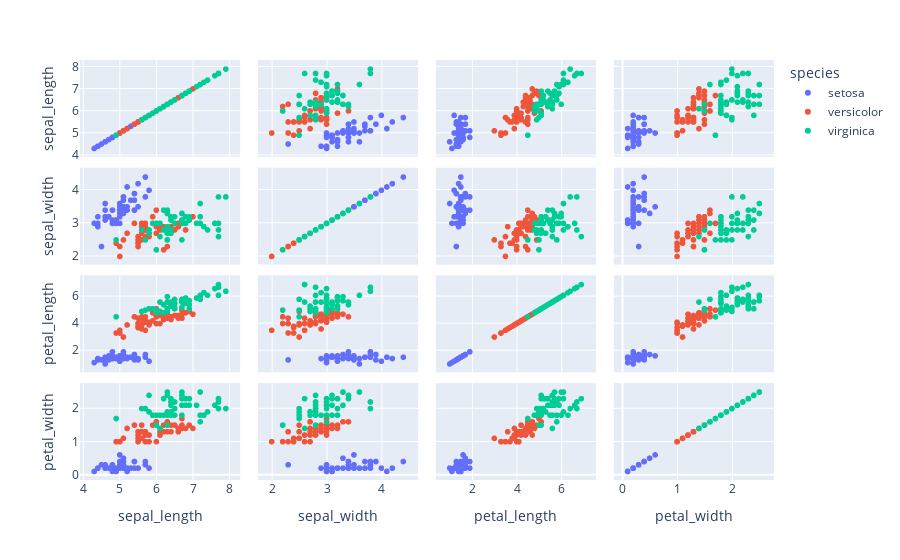

Source (notebook cell):
### Markdown cell above
**PLOTLY** (very useful library for **interactive** data visualization)

### Code cell
df = px.data.iris()
fig = px.scatter_matrix(df,
    dimensions=["sepal_length", "sepal_width", "petal_length", "petal_width"],
    color="species")
fig.show()

### Figure 1 — Plotly figure (JSON) as saved in the notebook; plotly's stock layout.template omitted (floating-point values rounded to 4 significant figures)
{"data": [{"dimensions": [{"axis": {"matches": true}, "label": "sepal_length", "values": [5.1, 4.9, 4.7, 4.6, 5, 5.4, 4.6, 5, 4.4, 4.9, 5.4, 4.8, 4.8, 4.3, 5.8, 5.7, 5.4, 5.1, 5.7, 5.1, 5.4, 5.1, 4.6, 5.1, 4.8, 5, 5, 5.2, 5.2, 4.7, 4.8, 5.4, 5.2, 5.5, 4.9, 5, 5.5, 4.9, 4.4, 5.1, 5, 4.5, 4.4, 5, 5.1, 4.8, 5.1, 4.6, 5.3, 5]}, {"axis": {"matches": true}, "label": "sepal_width", "values": [3.5, 3, 3.2, 3.1, 3.6, 3.9, 3.4, 3.4, 2.9, 3.1, 3.7, 3.4, 3, 3, 4, 4.4, 3.9, 3.5, 3.8, 3.8, 3.4, 3.7, 3.6, 3.3, 3.4, 3, 3.4, 3.5, 3.4, 3.2, 3.1, 3.4, 4.1, 4.2, 3.1, 3.2, 3.5, 3.1, 3, 3.4, 3.5, 2.3, 3.2, 3.5, 3.8, 3, 3.8, 3.2, 3.7, 3.3]}, {"axis": {"matches": true}, "label": "petal_length", "values": [1.4, 1.4, 1.3, 1.5, 1.4, 1.7, 1.4, 1.5, 1.4, 1.5, 1.5, 1.6, 1.4, 1.1, 1.2, 1.5, 1.3, 1.4, 1.7, 1.5, 1.7, 1.5, 1, 1.7, 1.9, 1.6, 1.6, 1.5, 1.4, 1.6, 1.6, 1.5, 1.5, 1.4, 1.5, 1.2, 1.3, 1.5, 1.3, 1.5, 1.3, 1.3, 1.3, 1.6, 1.9, 1.4, 1.6, 1.4, 1.5, 1.4]}, {"axis": {"matches": true}, "label": "petal_width", "values": [0.2, 0.2, 0.2, 0.2, 0.2, 0.4, 0.3, 0.2, 0.2, 0.1, 0.2, 0.2, 0.1, 0.1, 0.2, 0.4, 0.4, 0.3, 0.3, 0.3, 0.2, 0.4, 0.2, 0.5, 0.2, 0.2, 0.4, 0.2, 0.2, 0.2, 0.2, 0.4, 0.1, 0.2, 0.1, 0.2, 0.2, 0.1, 0.2, 0.2, 0.3, 0.3, 0.2, 0.6, 0.4, 0.3, 0.2, 0.2, 0.2, 0.2]}], "hovertemplate": "species=setosa<br>%{xaxis.title.text}=%{x}<br>%{yaxis.title.text}=%{y}<extra></extra>", "legendgroup": "setosa", "marker": {"color": "#636efa", "symbol": "circle"}, "name": "setosa", "showlegend": true, "type": "splom"}, {"dimensions": [{"axis": {"matches": true}, "label": "sepal_length", "values": [7, 6.4, 6.9, 5.5, 6.5, 5.7, 6.3, 4.9, 6.6, 5.2, 5, 5.9, 6, 6.1, 5.6, 6.7, 5.6, 5.8, 6.2, 5.6, 5.9, 6.1, 6.3, 6.1, 6.4, 6.6, 6.8, 6.7, 6, 5.7, 5.5, 5.5, 5.8, 6, 5.4, 6, 6.7, 6.3, 5.6, 5.5, 5.5, 6.1, 5.8, 5, 5.6, 5.7, 5.7, 6.2, 5.1, 5.7]}, {"axis": {"matches": true}, "label": "sepal_width", "values": [3.2, 3.2, 3.1, 2.3, 2.8, 2.8, 3.3, 2.4, 2.9, 2.7, 2, 3, 2.2, 2.9, 2.9, 3.1, 3, 2.7, 2.2, 2.5, 3.2, 2.8, 2.5, 2.8, 2.9, 3, 2.8, 3, 2.9, 2.6, 2.4, 2.4, 2.7, 2.7, 3, 3.4, 3.1, 2.3, 3, 2.5, 2.6, 3, 2.6, 2.3, 2.7, 3, 2.9, 2.9, 2.5, 2.8]}, {"axis": {"matches": true}, "label": "petal_length", "values": [4.7, 4.5, 4.9, 4, 4.6, 4.5, 4.7, 3.3, 4.6, 3.9, 3.5, 4.2, 4, 4.7, 3.6, 4.4, 4.5, 4.1, 4.5, 3.9, 4.8, 4, 4.9, 4.7, 4.3, 4.4, 4.8, 5, 4.5, 3.5, 3.8, 3.7, 3.9, 5.1, 4.5, 4.5, 4.7, 4.4, 4.1, 4, 4.4, 4.6, 4, 3.3, 4.2, 4.2, 4.2, 4.3, 3, 4.1]}, {"axis": {"matches": true}, "label": "petal_width", "values": [1.4, 1.5, 1.5, 1.3, 1.5, 1.3, 1.6, 1, 1.3, 1.4, 1, 1.5, 1, 1.4, 1.3, 1.4, 1.5, 1, 1.5, 1.1, 1.8, 1.3, 1.5, 1.2, 1.3, 1.4, 1.4, 1.7, 1.5, 1, 1.1, 1, 1.2, 1.6, 1.5, 1.6, 1.5, 1.3, 1.3, 1.3, 1.2, 1.4, 1.2, 1, 1.3, 1.2, 1.3, 1.3, 1.1, 1.3]}], "hovertemplate": "species=versicolor<br>%{xaxis.title.text}=%{x}<br>%{yaxis.title.text}=%{y}<extra></extra>", "legendgroup": "versicolor", "marker": {"color": "#EF553B", "symbol": "circle"}, "name": "versicolor", "showlegend": true, "type": "splom"}, {"dimensions": [{"axis": {"matches": true}, "label": "sepal_length", "values": [6.3, 5.8, 7.1, 6.3, 6.5, 7.6, 4.9, 7.3, 6.7, 7.2, 6.5, 6.4, 6.8, 5.7, 5.8, 6.4, 6.5, 7.7, 7.7, 6, 6.9, 5.6, 7.7, 6.3, 6.7, 7.2, 6.2, 6.1, 6.4, 7.2, 7.4, 7.9, 6.4, 6.3, 6.1, 7.7, 6.3, 6.4, 6, 6.9, 6.7, 6.9, 5.8, 6.8, 6.7, 6.7, 6.3, 6.5, 6.2, 5.9]}, {"axis": {"matches": true}, "label": "sepal_width", "values": [3.3, 2.7, 3, 2.9, 3, 3, 2.5, 2.9, 2.5, 3.6, 3.2, 2.7, 3, 2.5, 2.8, 3.2, 3, 3.8, 2.6, 2.2, 3.2, 2.8, 2.8, 2.7, 3.3, 3.2, 2.8, 3, 2.8, 3, 2.8, 3.8, 2.8, 2.8, 2.6, 3, 3.4, 3.1, 3, 3.1, 3.1, 3.1, 2.7, 3.2, 3.3, 3, 2.5, 3, 3.4, 3]}, {"axis": {"matches": true}, "label": "petal_length", "values": [6, 5.1, 5.9, 5.6, 5.8, 6.6, 4.5, 6.3, 5.8, 6.1, 5.1, 5.3, 5.5, 5, 5.1, 5.3, 5.5, 6.7, 6.9, 5, 5.7, 4.9, 6.7, 4.9, 5.7, 6, 4.8, 4.9, 5.6, 5.8, 6.1, 6.4, 5.6, 5.1, 5.6, 6.1, 5.6, 5.5, 4.8, 5.4, 5.6, 5.1, 5.1, 5.9, 5.7, 5.2, 5, 5.2, 5.4, 5.1]}, {"axis": {"matches": true}, "label": "petal_width", "values": [2.5, 1.9, 2.1, 1.8, 2.2, 2.1, 1.7, 1.8, 1.8, 2.5, 2, 1.9, 2.1, 2, 2.4, 2.3, 1.8, 2.2, 2.3, 1.5, 2.3, 2, 2, 1.8, 2.1, 1.8, 1.8, 1.8, 2.1, 1.6, 1.9, 2, 2.2, 1.5, 1.4, 2.3, 2.4, 1.8, 1.8, 2.1, 2.4, 2.3, 1.9, 2.3, 2.5, 2.3, 1.9, 2, 2.3, 1.8]}], "hovertemplate": "species=virginica<br>%{xaxis.title.text}=%{x}<br>%{yaxis.title.text}=%{y}<extra></extra>", "legendgroup": "virginica", "marker": {"color": "#00cc96", "symbol": "circle"}, "name": "virginica", "showlegend": true, "type": "splom"}], "layout": {"dragmode": "select", "legend": {"title": {"text": "species"}, "tracegroupgap": 0}, "margin": {"t": 60}}}
